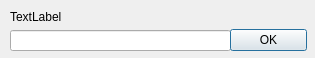
<ui version="4.0" >
 <author></author>
 <comment></comment>
 <exportmacro></exportmacro>
 <class>SelectDialog</class>
 <widget class="QDialog" name="SelectDialog" >
  <property name="geometry" >
   <rect>
    <x>0</x>
    <y>0</y>
    <width>315</width>
    <height>58</height>
   </rect>
  </property>
  <property name="sizePolicy" >
   <sizepolicy>
    <hsizetype>0</hsizetype>
    <vsizetype>0</vsizetype>
    <horstretch>0</horstretch>
    <verstretch>0</verstretch>
   </sizepolicy>
  </property>
  <property name="windowTitle" >
   <string>Select value</string>
  </property>
  <widget class="QWidget" name="verticalLayout" >
   <property name="geometry" >
    <rect>
     <x>10</x>
     <y>10</y>
     <width>221</width>
     <height>41</height>
    </rect>
   </property>
   <layout class="QVBoxLayout" >
    <property name="margin" >
     <number>0</number>
    </property>
    <property name="spacing" >
     <number>6</number>
    </property>
    <item>
     <widget class="QLabel" name="label" >
      <property name="text" >
       <string>TextLabel</string>
      </property>
     </widget>
    </item>
    <item>
     <widget class="QLineEdit" name="lineEdit" />
    </item>
   </layout>
  </widget>
  <widget class="QWidget" name="layoutWidget" >
   <property name="geometry" >
    <rect>
     <x>230</x>
     <y>10</y>
     <width>77</width>
     <height>41</height>
    </rect>
   </property>
   <layout class="QVBoxLayout" >
    <property name="margin" >
     <number>0</number>
    </property>
    <property name="spacing" >
     <number>6</number>
    </property>
    <item>
     <spacer>
      <property name="orientation" >
       <enum>Qt::Vertical</enum>
      </property>
      <property name="sizeHint" >
       <size>
        <width>20</width>
        <height>40</height>
       </size>
      </property>
     </spacer>
    </item>
    <item>
     <widget class="QPushButton" name="okButton" >
      <property name="text" >
       <string>OK</string>
      </property>
     </widget>
    </item>
   </layout>
  </widget>
 </widget>
 <pixmapfunction></pixmapfunction>
 <resources/>
 <connections>
  <connection>
   <sender>okButton</sender>
   <signal>clicked()</signal>
   <receiver>SelectDialog</receiver>
   <slot>accept()</slot>
   <hints>
    <hint type="sourcelabel" >
     <x>351</x>
     <y>38</y>
    </hint>
    <hint type="destinationlabel" >
     <x>233</x>
     <y>29</y>
    </hint>
   </hints>
  </connection>
 </connections>
</ui>
